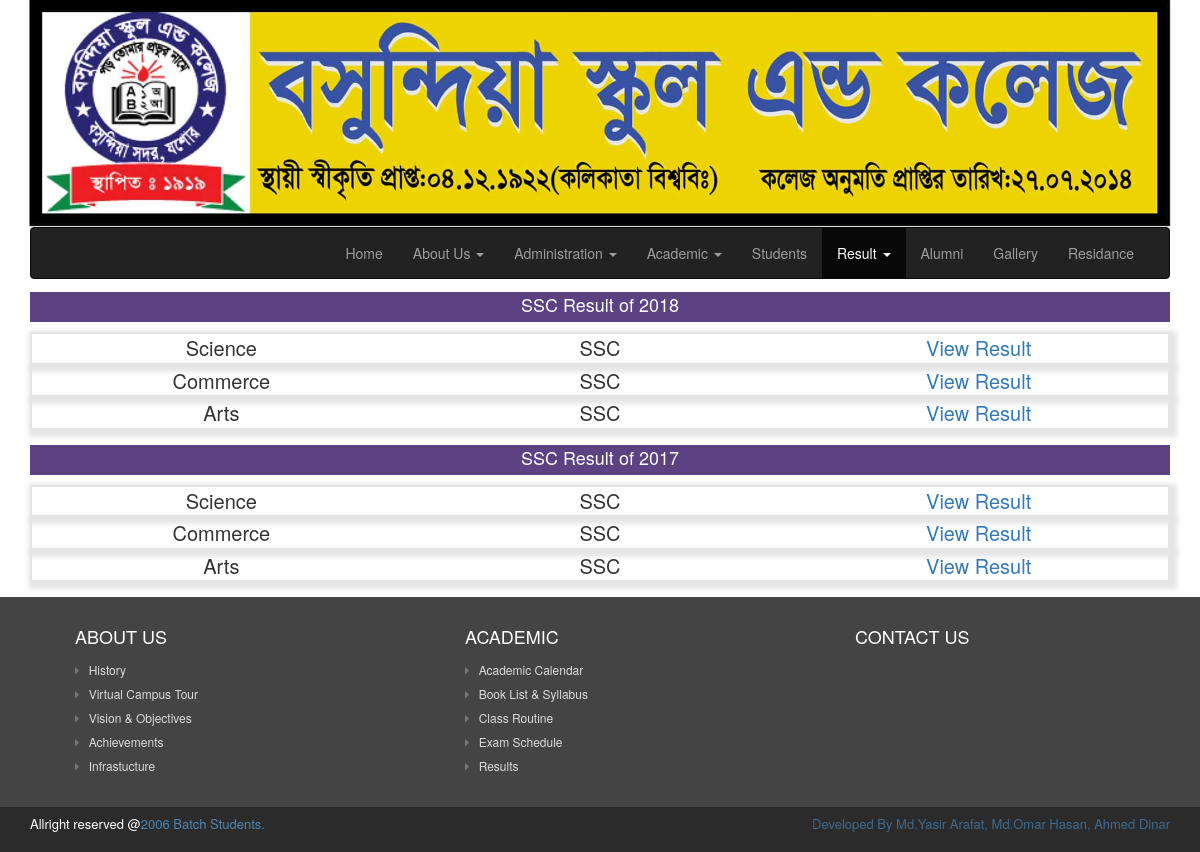
The page /sscResult.php on the database its author committed.
### tables this page shows
CREATE TABLE IF NOT EXISTS `result_public` (
  `id` int(11) NOT NULL AUTO_INCREMENT,
  `exam_name` varchar(10) NOT NULL,
  `exam_priority` int(5) NOT NULL,
  `group` varchar(20) NOT NULL,
  `result_year` int(8) NOT NULL,
  `file_name` varchar(30) NOT NULL,
  PRIMARY KEY (`id`)
);

### sscResult.php (the view, shortened to what this page needs)
<!DOCTYPE html>
<html lang="en">
<head>
    <?php include 'includes/head.php'; ?>
</head>
<body>
<?php $active_nav="result"; include 'includes/header.php'; ?>
<div class="container">
    <div class="row">
        <div class="col-md-12">
            <?php
            $test=0;
            $tempYear=0;
            $getHSCResultQry=mysql_query("select * from result_public where exam_name='SSC' order by result_year desc,exam_priority asc");
            while($get=mysql_fetch_array($getHSCResultQry)){
                $examName=$get['exam_name'];
                $group=$get['group'];
                $result_year=$get['result_year'];
                $get_id=$get['id'];
                $test++;
                if($test==1){
                    $tempYear=$result_year;
                }
                ?>
                <?php if($test==1){?>
                    <h4 style="background-color:#5C4283;color:#FFFFFF;height:30px;padding-top:3px;text-align:center;">SSC Result of <?php echo $result_year;?></h4>
                <?php } if($result_year==$tempYear-1){?>
                    <h4 style="background-color:#5C4283;color:#FFFFFF;height:30px;padding-top:3px;text-align:center;margin-top:15px;">SSC Result of <?php echo $result_year;?></h4>
                    <?php $tempYear=$result_year;}?>
                <div style="border:2px solid #E5E5E5;box-shadow:3px 3px 5px 4px #E5E5E5;">
                    <table width="100%">
                        <tr>
                            <td width="33.33%"><?php echo $group;?></td>
                            <td width="33.33%"><?php echo $examName;?></td>
                            <td width="33.33%"><a href="hscSscResultView.php?result_id=<?php echo $get_id;?>" target="_blank">View Result</a></td>
                        </tr>
                    </table>
                </div>
            <?php }?>
        </div>
    </div>
</div>
<?php include 'includes/footer.php'; ?>
</body>
</html>

### sscResult.php (style rules this page uses)
table tr td { margin-top:8px; font-size:20px; text-align:center; }

### rows shown on the page
result_public: result_year "2018", group "Science", exam_name "SSC"
result_public: group "Commerce", exam_name "SSC"
result_public: group "Arts", exam_name "SSC"
result_public: result_year "2017", group "Science", exam_name "SSC"
result_public: group "Commerce", exam_name "SSC"
result_public: group "Arts", exam_name "SSC"
